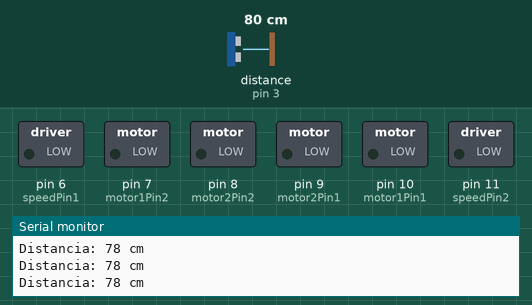
Recording of a sketch running on a simulated Arduino Uno, built with avr-gcc and run on an emulated ATmega328P. Shown: switched loads named in the sketch (green lamp = pin HIGH), the last lines printed to the serial monitor. Wiring (inferred from the names in the program): ultrasonic range finder: trigger pin 2; echo pin 3. Dashed ring = blinking. The inputs (shaded band) are chosen by the test bench; at power-on: distance to the obstacle (sensor on pin 3) 80 cm. The echo pulse lasts 58.3 µs per cm; pins used as bus, display or sensor lines are not drawn.

Above: at 1.2 s.
1.3 s: distance to the obstacle (sensor on pin 3) set to 34 cm
4.3 s: distance to the obstacle (sensor on pin 3) set to 28 cm
At 5.2 s:
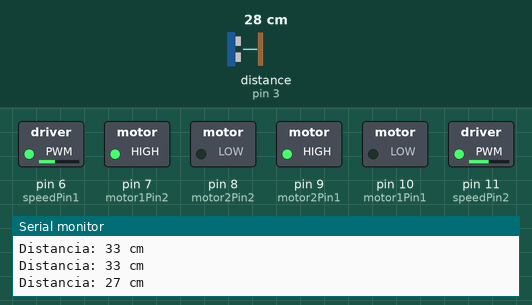
7.3 s: distance to the obstacle (sensor on pin 3) set to 35 cm
At 8.1 s:
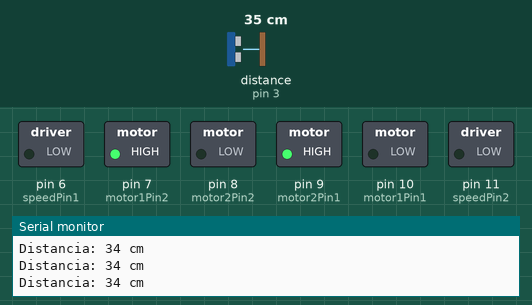
8.8 s: distance to the obstacle (sensor on pin 3) set to 2 cm
At 9.7 s:
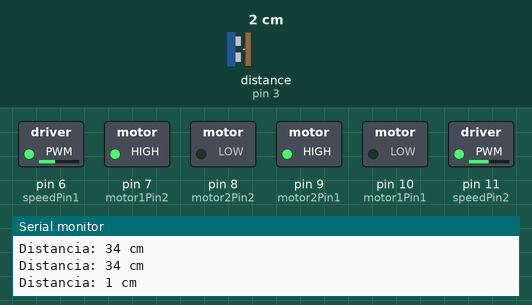
Timing chart, 0 to 12.8 s (numbered marks = the images above; inputs shaded):
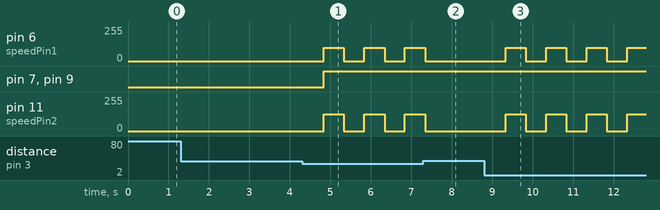

Measured:
- the behaviour switches between 32 and 31 cm on distance to the obstacle (sensor on pin 3) (found by bisection; images 0 and 1)
- after the input at 4.3 s, pin 6 (speedPin1): alternates 100/255 for 0.50 s and 0/255 for 0.50 s, starting after 0.54 s; pin 7 (motor1Pin2), pin 9 (motor2Pin1): LOW → HIGH after 0.54 s; pin 11 (speedPin2): alternates 125/255 for 0.50 s and 0/255 for 0.50 s, starting after 0.54 s
- after the input at 7.3 s, pin 6 (speedPin1), pin 11 (speedPin2): goes on until 7.3 s, then stays 0/255
- after the input at 8.8 s, pin 6 (speedPin1): alternates 100/255 for 0.50 s and 0/255 for 0.50 s, starting after 0.53 s; pin 11 (speedPin2): alternates 125/255 for 0.50 s and 0/255 for 0.50 s, starting after 0.53 s

The sketch:

motores_sensor_switchCase.ino
```cpp
//VARIABLES
const int trigPin = 2;  // Pin del trigger del sensor ultrasónico
const int echoPin = 3;  // Pin del echo del sensor ultrasónico
const int motor1Pin1 = 10;  // Pin 1 del motor 1
const int motor1Pin2 = 7;   // Pin 2 del motor 1
const int motor2Pin1 = 9;   // Pin 1 del motor 2
const int motor2Pin2 = 8;   // Pin 2 del motor 2
const int speedPin1 = 6;     // Pin de velocidad del motor 1
const int speedPin2 = 11;    // Pin de velocidad del motor 2

//PWM motores
const int velocidad_1 = 100;
const int velocidad_2 = 125;

//variables sensor distancia
long duration, distance;


// Estados para el manejo de cada motor
typedef enum {
	ADELANTE, // moverse adelate 0
	ATRAS, // moverse atras  1
	IZQUIERDA, // giro a la izquierda 2
	DERECHA,// giro a la derecha 3
	PARAR // motores deshabilitados 4
} DIRECTION;
 DIRECTION direction = PARAR; // inicializar variable tipo: DIRECTION

//FUNCIONES
void medir_distancia() {
  digitalWrite(trigPin, LOW);
  delayMicroseconds(2);
  digitalWrite(trigPin, HIGH);
  delayMicroseconds(10);
  digitalWrite(trigPin, LOW);
  duration = pulseIn(echoPin, HIGH);
  distance = duration * 0.034 / 2;
  Serial.print("Distancia: ");
  Serial.print(distance);
  Serial.println(" cm");

  if(30 >= distance){
    parar();
    delay(500);
    atras();
    delay(500);
  }
}


void parar() {
  analogWrite(speedPin1, 0);
  analogWrite(speedPin2, 0);
}

void atras() {
  digitalWrite(motor1Pin1, LOW);
  digitalWrite(motor1Pin2, HIGH);
  digitalWrite(motor2Pin1, HIGH);
  digitalWrite(motor2Pin2, LOW);
  analogWrite(speedPin1, velocidad_1);
  analogWrite(speedPin2, velocidad_2);
}

void adelante() {
  digitalWrite(motor1Pin1, HIGH);
  digitalWrite(motor1Pin2, LOW);
  digitalWrite(motor2Pin1, LOW);
  digitalWrite(motor2Pin2, HIGH);
  analogWrite(speedPin1, velocidad_1);
  analogWrite(speedPin2, velocidad_2);
}

void izquierda() {
  digitalWrite(motor1Pin1, LOW);
  digitalWrite(motor1Pin2, HIGH);
  digitalWrite(motor2Pin1, LOW);
  digitalWrite(motor2Pin2, HIGH);
  analogWrite(speedPin1, velocidad_1);
  analogWrite(speedPin2, velocidad_2);
}

void derecha() {
  digitalWrite(motor1Pin1, HIGH);
  digitalWrite(motor1Pin2, LOW);
  digitalWrite(motor2Pin1, HIGH);
  digitalWrite(motor2Pin2, LOW);
  analogWrite(speedPin1, velocidad_1);
  analogWrite(speedPin2, velocidad_2);
}

void setup() {
  Serial.begin(9600);  // Inicializar comunicación serial
  pinMode(trigPin, OUTPUT);
  pinMode(echoPin, INPUT);
  pinMode(motor1Pin1, OUTPUT);
  pinMode(motor1Pin2, OUTPUT);
  pinMode(motor2Pin1, OUTPUT);
  pinMode(motor2Pin2, OUTPUT);
  pinMode(speedPin1, OUTPUT);
  pinMode(speedPin2, OUTPUT);
}

void loop() {

  medir_distancia();

  switch(direction){
    case ADELANTE:
      adelante();
    break;

    case ATRAS:
      atras();
    break;

    case IZQUIERDA:
      izquierda();
    break;

    case DERECHA:
      derecha();
    break;

    case PARAR:
      parar();
    break;

  }
}//loop
```
